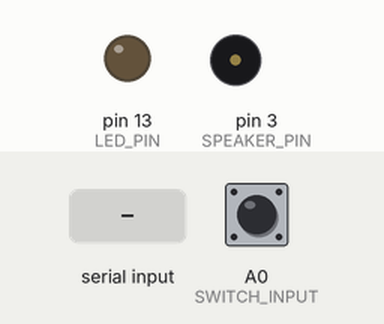
Recording of a sketch running on a simulated Arduino Uno, built with avr-gcc and run on an emulated ATmega328P. On the bench: output pins drawn as LEDs (lit = HIGH), buzzer (waves = sounding). The inputs (shaded band) are chosen by the test bench; at power-on: A0 (SWITCH_INPUT) HIGH. What the sketch prints to the serial monitor is not drawn.

Above: at 1.2 s.
1.3 s: A0 (SWITCH_INPUT) pulled LOW for 0.15 s
At 1.37 s:
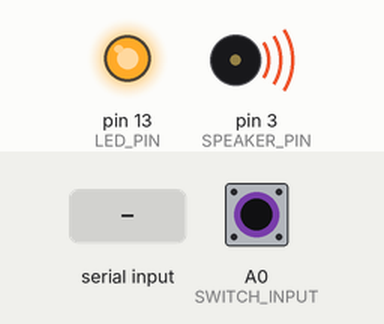
2.9 s: "1" received over Serial
At 4.1 s:
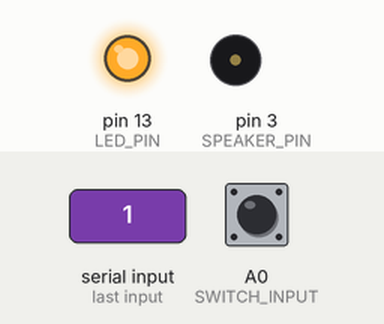
4.4 s: A0 (SWITCH_INPUT) pulled LOW for 1 s
At 6.0 s:
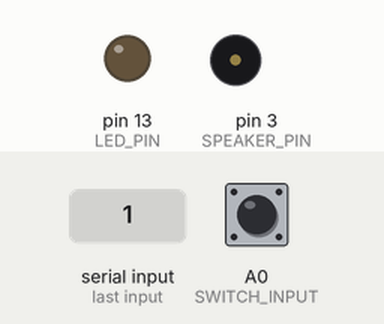
6.9 s: A0 (SWITCH_INPUT) pulled LOW for 3.2 s
At 8.3 s:
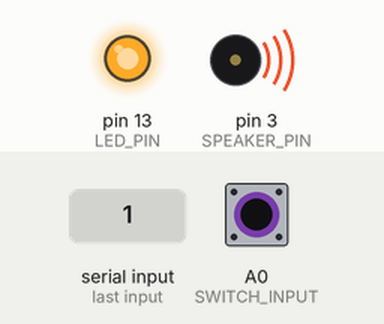
11.6 s: A0 (SWITCH_INPUT) pulled LOW for 3.2 s
At 14.1 s:
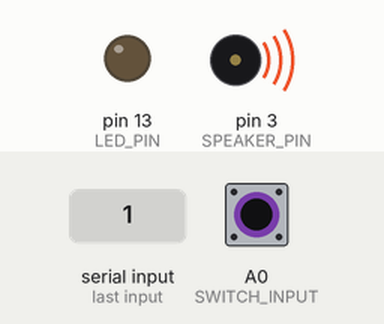
16.3 s: "0" received over Serial
At 16.7 s:
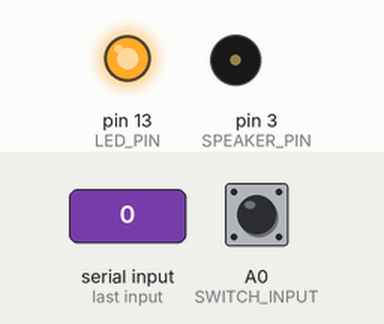
Timing chart, 0 to 27.8 s (numbered marks = the images above; inputs shaded):
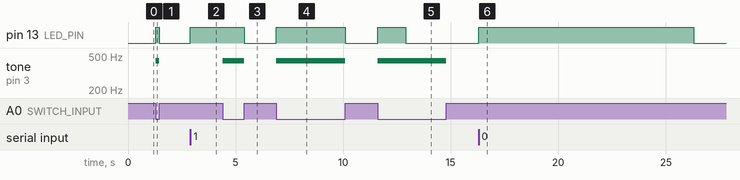

The sketch:

BlueIrisTrigger.ino
```cpp
#include <math.h>

#define LED_PIN 13
#define SWITCH_INPUT A0
#define SPEAKER_PIN 3

#define ON 1
#define OFF 0

// Blue Iris accepts a number called "Global input dio bits" to trigger a
// camera. This function converts the input number into a bitwise number,
// the format Blue Iris expects (a set of bytes with with a 1 in the nth
// position. Ex 6 = 0010000, 3 = 00000100, etc). The arduino's unsigned int type
// has 4 bytes (32 bits) so highest input this function can handle is 32 before
// it overflows
void startBlueIrisRecording(unsigned int global_input_dio_bits) {
    // This is a bitwise operation that converts the input number to a binary
    // number with the 1 at the input digit.
    // Ex: 6 -> 00100000
    unsigned int bitwise_dio = pow(global_input_dio_bits, 2);
    Serial.write(bitwise_dio);
}

void stopBlueIrisRecording() { Serial.write(0); }

bool switchPressed() { return digitalRead(SWITCH_INPUT) == 0; }

bool state = OFF;
unsigned long blueIrisIsRecordingTimer = 0;
unsigned long blueIrisIsRecordingLEDOnTime = 10 * 1000;

void setup() {
    pinMode(LED_PIN, OUTPUT);
    pinMode(SPEAKER_PIN, OUTPUT);
    pinMode(SWITCH_INPUT, INPUT);

    // I don't know why or where this baud rate is defined by Blue Iris, but it
    // works...
    Serial.begin(9600);
    state = OFF;
}

void loop() {
    bool switchStatus = switchPressed();
    if (switchStatus && state == OFF) {
        // To start recording on a camera:
        // Set camera properties -> triggers -> global input dio bits to this
        // number
        startBlueIrisRecording(1);
        digitalWrite(LED_PIN, HIGH);
        tone(SPEAKER_PIN, 440);
        state = ON;
    } else if (!switchStatus && state == ON) {
        // This doesn't stop blue iris recording, but does tell blue iris to be
        // ready for the next trigger. Forgetting to do this stops all
        // triggers to stop working
        stopBlueIrisRecording();
        digitalWrite(LED_PIN, LOW);
        noTone(SPEAKER_PIN);
        state = OFF;
    }

    // Read the serial input and if there is any, turn on the led
    // Blue Iris sends out a dio bit thing in the:
    // camera properties -> alerts -> dio trigger setting
    // Right now this turns on the led if there is any serial input, but can be
    // upgraded to react to specific dio bits, if I can figure out what the
    // actual output of blue iris is
    if (Serial.available()) {
        // Burn off the serial input
        Serial.read();
        blueIrisIsRecordingTimer = millis();
        digitalWrite(LED_PIN, HIGH);
    }

    // Turning on the led if blue iris sends a serial output
    if (blueIrisIsRecordingTimer != 0) {
        if (millis() - blueIrisIsRecordingTimer >
            blueIrisIsRecordingLEDOnTime) {
            digitalWrite(LED_PIN, LOW);
            blueIrisIsRecordingTimer = 0;
        }
    }
    // Try to slow down the loop to improve reliability
    delay(1);
}
```

Measured:
- after the input at 1.3 s, pin 13 (LED_PIN): LOW → HIGH at once, → LOW 0.15 s later; tone on pin 3 (SPEAKER_PIN): silent → 440 Hz at once, → silent 0.15 s later
- after the input at 2.9 s, pin 13 (LED_PIN): LOW → HIGH at once
- after the input at 4.4 s, pin 13 (LED_PIN): HIGH → LOW after 1.0 s; tone on pin 3 (SPEAKER_PIN): silent → 440 Hz at once, → silent 1.0 s later
- after the input at 6.9 s, pin 13 (LED_PIN): LOW → HIGH at once, → LOW 3.2 s later; tone on pin 3 (SPEAKER_PIN): silent → 440 Hz at once, → silent 3.2 s later
- after the input at 11.6 s, pin 13 (LED_PIN): LOW → HIGH at once, → LOW 1.3 s later; tone on pin 3 (SPEAKER_PIN): silent → 440 Hz at once, → silent 3.2 s later
- after the input at 16.3 s, pin 13 (LED_PIN): LOW → HIGH at once, → LOW 10.0 s later
